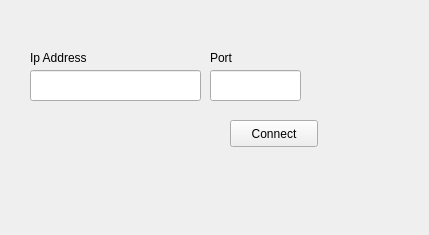
<?xml version="1.0" encoding="UTF-8"?>
<ui version="4.0">
 <class>CEnterWindow</class>
 <widget class="QWidget" name="CEnterWindow">
  <property name="geometry">
   <rect>
    <x>0</x>
    <y>0</y>
    <width>429</width>
    <height>235</height>
   </rect>
  </property>
  <property name="windowTitle">
   <string>Form</string>
  </property>
  <widget class="QLineEdit" name="m_port">
   <property name="geometry">
    <rect>
     <x>30</x>
     <y>70</y>
     <width>171</width>
     <height>31</height>
    </rect>
   </property>
  </widget>
  <widget class="QLabel" name="label">
   <property name="geometry">
    <rect>
     <x>30</x>
     <y>50</y>
     <width>71</width>
     <height>16</height>
    </rect>
   </property>
   <property name="text">
    <string>Ip Address</string>
   </property>
  </widget>
  <widget class="QLineEdit" name="lineEdit_2">
   <property name="geometry">
    <rect>
     <x>210</x>
     <y>70</y>
     <width>91</width>
     <height>31</height>
    </rect>
   </property>
  </widget>
  <widget class="QLabel" name="label_2">
   <property name="geometry">
    <rect>
     <x>210</x>
     <y>50</y>
     <width>57</width>
     <height>15</height>
    </rect>
   </property>
   <property name="text">
    <string>Port</string>
   </property>
  </widget>
  <widget class="QPushButton" name="connectButton">
   <property name="geometry">
    <rect>
     <x>230</x>
     <y>120</y>
     <width>88</width>
     <height>27</height>
    </rect>
   </property>
   <property name="text">
    <string>Connect</string>
   </property>
  </widget>
 </widget>
 <resources/>
 <connections/>
</ui>
